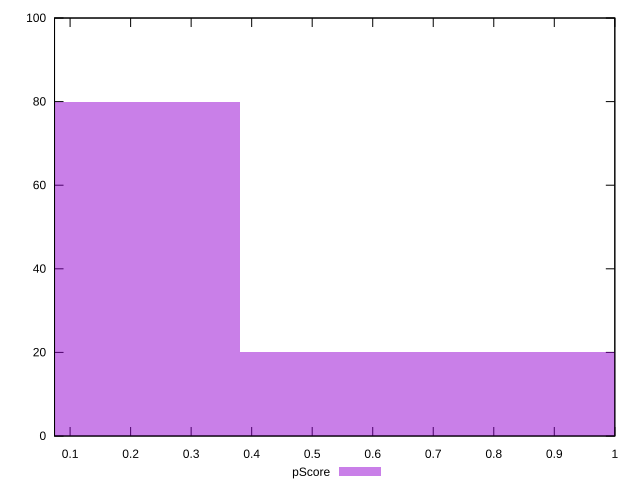

gnuplot code for this plot:
reset

$pScore <<EOF
0 80
0.762698013085862 20
EOF

set key outside below
set boxwidth 0.762698013085862
set xrange [0.07428598538645304:1]
set yrange [0:100]
set trange [0:100]
set style fill transparent solid 0.5 noborder
set terminal svg size 640, 490 enhanced background rgb 'white'
set output "reports/report_00027_2021-02-24T12-40-31.850Z/uses-long-cache-ttl/samples/agenda/pScore/histogram.svg"

plot $pScore title "pScore" with boxes

reset
